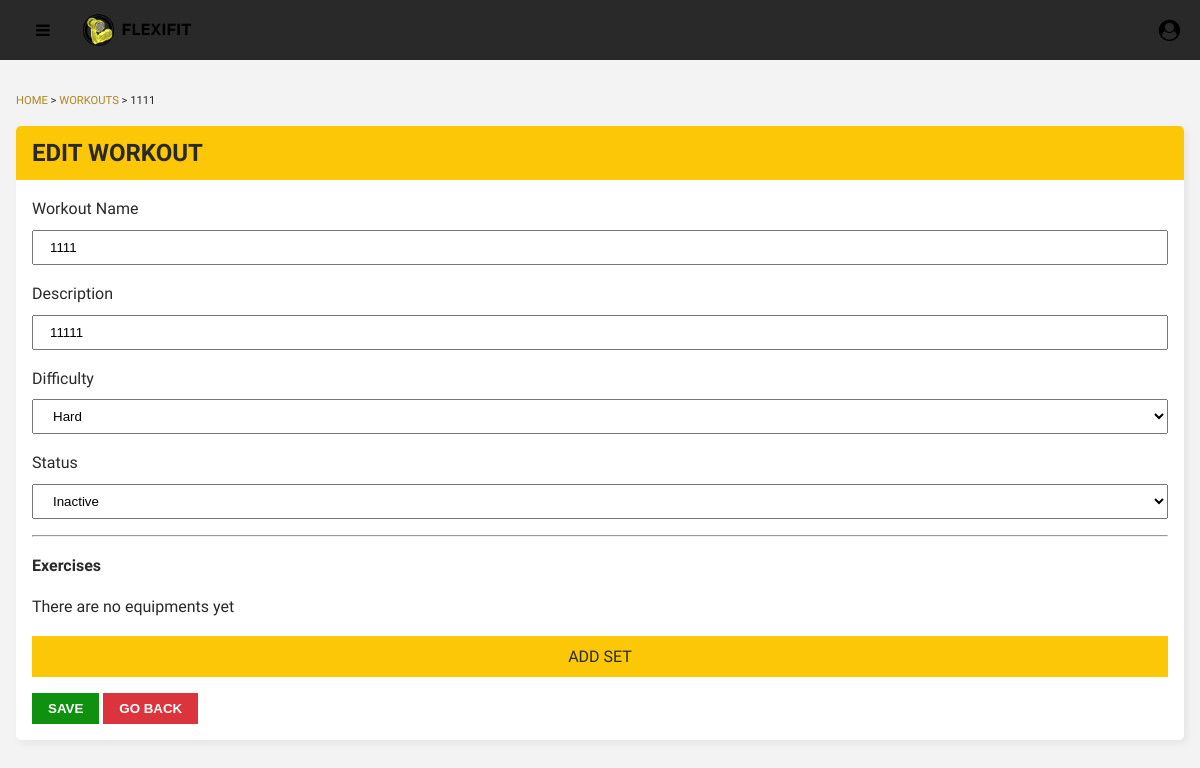
/admin/edit-workout.php?id=2 (signed in), run on an earlier commit of the app's database.
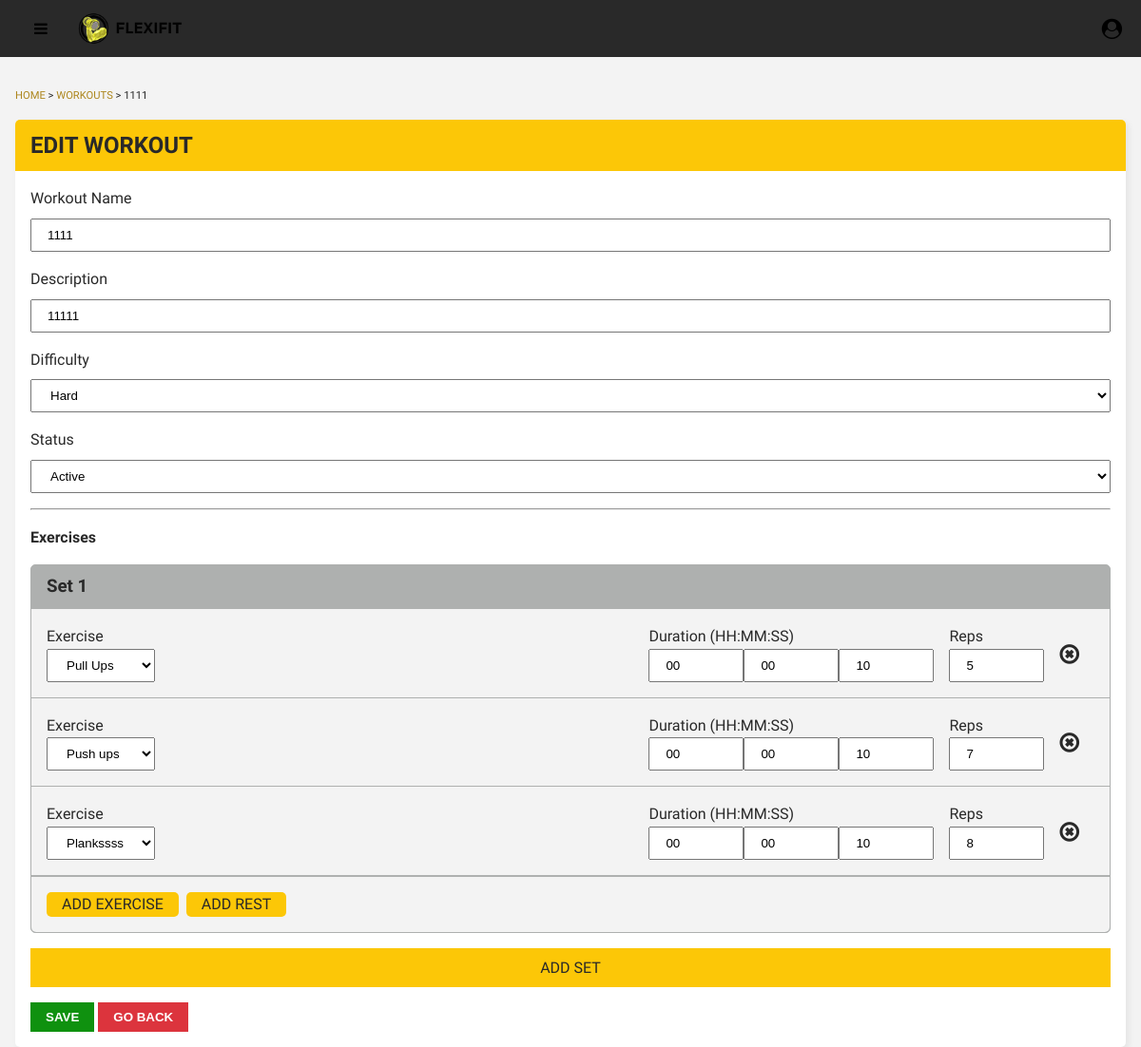
And on a later commit of the database.
### tables this page shows
CREATE TABLE `workout` (
  `ID` int(11) NOT NULL,
  `userID` int(11) NOT NULL,
  `workoutName` varchar(255) NOT NULL,
  `workoutPicUrl` varchar(500) NOT NULL,
  `workoutDescription` varchar(500) NOT NULL,
  `difficulty` varchar(255) NOT NULL DEFAULT '',
  `status` tinyint(1) NOT NULL DEFAULT 0,
  `dateCreated` datetime NOT NULL DEFAULT current_timestamp(),
  `dateUpdated` datetime DEFAULT NULL
);

CREATE TABLE `workout_exercises` (
  `ID` int(11) NOT NULL,
  `workoutID` int(11) NOT NULL,
  `exerciseID` int(11) NOT NULL,
  `exerciseOrder` int(11) DEFAULT NULL,
  `reps` int(11) DEFAULT NULL,
  `duration` time DEFAULT NULL,
  `workoutSet` int(11) NOT NULL
);

CREATE TABLE `exercise` (
  `ID` int(11) NOT NULL,
  `userID` int(11) NOT NULL,
  `exerciseName` varchar(255) NOT NULL,
  `exercisePicUrl` varchar(500) NOT NULL,
  `exerciseVidUrl` text DEFAULT NULL,
  `description` varchar(500) NOT NULL,
  `status` tinyint(1) NOT NULL DEFAULT 0,
  `dateCreated` date NOT NULL DEFAULT current_timestamp()
);

### admin/includes/edit-workout.php (called while the page is built, shortened)
<?php
class Workout
{
    private $workoutId;
    private $conn;
    public function __construct($conn, $workoutId)
    {
        $this->conn = $conn;
        $this->workoutId = $workoutId;
    }
    public function get_workout()
    {
        $stmt = $this->conn->prepare("SELECT * FROM `workout` WHERE ID = ?");
        $stmt->bind_param("i", $this->workoutId);
        $stmt->execute();
        $result = $stmt->get_result();
        if ($result->num_rows > 0) {
            return $result->fetch_assoc();
        } else {
            return [];
        }
    }
    public function get_unique_workout_sets()
    {
        $stmt = $this->conn->prepare("SELECT DISTINCT `workoutSet` FROM `workout_exercises` WHERE workoutID = ? ORDER BY `workoutSet`");
        $stmt->bind_param("i", $this->workoutId);
        $stmt->execute();
        $result = $stmt->get_result();
        $workoutSets = [];
        while ($row = $result->fetch_assoc()) {
            $workoutSets[] = $row;
        }
        return $workoutSets;
    }
    public function get_exercise_list($workoutSet)
    {
        $stmt = $this->conn->prepare("SELECT `workout_exercises`.*, `exercise`.`exerciseName` FROM `workout_exercises` INNER JOIN `exercise` ON `workout_exercises`.`exerciseID` = `exercise`.`ID` WHERE workoutID = ? AND `workoutSet` = ?");
        $stmt->bind_param("ii", $this->workoutId, $workoutSet);
        $stmt->execute();
        $result = $stmt->get_result();
        $exerciseList = [];
        while ($row = $result->fetch_assoc()) {
            $exerciseList[] = $row;
        }
        return $exerciseList;
    }
}

### admin/edit-workout.php (the view, shortened to what this page needs)
<?php
require_once "./includes/auth.php";
isset($_GET['id']) && !empty($_GET['id']) ? $workoutId = $_GET['id'] : header("location: ./workouts.php");
?>
<?php
require_once("./includes/edit-workout.php");
$workout = new Workout($conn, $workoutId);
$workoutDetails = $workout->get_workout();
$workoutSets = $workout->get_unique_workout_sets();
?>
<!DOCTYPE html>
<html lang="en">
<head>
    <?php include "./components/css.php" ?>
    <link href="./css/edit-workout.css" rel="stylesheet">
</head>
<body>
    <?php include "./components/navbar.php" ?>
    <div class="grid-container">
        <main class="main-container">
            <div class="page-title">
                <div class="quick-link">
                    <p><a href="index.php"> HOME </a> > <a href="workouts.php">WORKOUTS</a> > <?= strtoupper(htmlspecialchars($workoutDetails['workoutName'])) ?></p>
                </div>
            </div>
            <div class="main-content">
                <div class="edit-content">
                    <div class="edit-content-title">
                        <h2>EDIT WORKOUT</h2>
                    </div>
                    <form class="edit-content-form" action="./includes/add-workout-details.php" method="POST" enctype="multipart/form-data">
                        <div class="input-full">
                            <label>Workout Name</label>
                            <input name="workoutName" type="text" value="<?= htmlspecialchars($workoutDetails['workoutName']) ?>" />
                        </div>
                        <div class="input-full">
                            <label>Description</label>
                            <input name="workoutDescription" type="text" value="<?= htmlspecialchars($workoutDetails['workoutDescription']) ?>" />
                        </div>
                        <div class="input-full">
                            <label>Difficulty</label>
                            <select name="difficulty">
                                <option value="hard" <?= htmlspecialchars($workoutDetails['difficulty']) == 'hard' ? 'selected' : ''; ?>>Hard</option>
                            </select>
                        </div>
                        <div class="input-full">
                            <label>Status</label>
                            <select name="status">
                                <option value="0" <?= htmlspecialchars($workoutDetails['status']) == 0 ? 'selected' : ''; ?>>Inactive</option>
                                <option value="1" <?= htmlspecialchars($workoutDetails['status']) == 1 ? 'selected' : ''; ?>>Active</option>
                            </select>
                        </div>
                        <hr>
                        <h4>Exercises</h4>
                        <div class="workout-steps">
                            <?php echo empty($workoutSets) ? "<p id='no-steps'>There are no equipments yet</p>" : ''; ?>
                            <?php foreach ($workoutSets as $index => $set): ?>
                                <div class="sets">
                                    <div class="set-number">
                                        <h3>Set <?= $set['workoutSet'] ?></h3>
                                    </div>
                                    <div class="set-exercise-list">
                                        <?php
                                        $exerciseList = $workout->get_exercise_list($set['workoutSet']);
                                        foreach ($exerciseList as $index => $exercise):
                                            $duration = explode(":", $exercise['duration']);
                                            $hours = $duration[0];
                                            $minutes = $duration[1];
                                            $seconds = $duration[2];
                                        ?>
                                            <div class="set-content-container">
                                                <div class="set-content">
                                                    <div class="set-exercise">
                                                        <div>
                                                            <label>Exercise</label>
                                                            <select name="updatedSet[<?= $set['workoutSet'] ?>][exericse][<?= $index ?>][exerciseID]">
                                                                <option value="<?= $exercise['exerciseID'] ?>" selected><?= $exercise['exerciseName'] ?></option>
                                                            </select>
                                                        </div>
                                                        <div class="set-exercise-inputs-container">
                                                            <div class="set-exercise-input">
                                                                <label>Duration (HH:MM:SS)</label>
                                                                <div class="duration">
                                                                    <input type="number" min="0" max="23" value="<?= $hours ?>" name="updatedSet[<?= $set['workoutSet'] ?>][exericse][<?= $index ?>][hours]">
                                                                    <input type="number" min="0" max="59" value="<?= $minutes ?>" name="updatedSet[<?= $set['workoutSet'] ?>][exericse][<?= $index ?>][minutes]">
                                                                    <input type="number" min="0" max="59" value="<?= $seconds ?>" name="updatedSet[<?= $set['workoutSet'] ?>][exericse][<?= $index ?>][seconds]">
                                                                </div>
                                                            </div>
                                                            <div class="set-exercise-input">
                                                                <label>Reps</label>
                                                                <input type="number" value="<?= $exercise['reps'] ?>" name="updatedSet[<?= $set['workoutSet'] ?>][exericse][<?= $index ?>][reps]">
                                                            </div>
                                                        </div>
                                                    </div>
                                                </div>
                                                <i class="fa-times-circle-o fa removeExercise" aria-hidden="true"></i>
                                            </div>
                                        <?php endforeach; ?>
                                    </div>
                                    <div class="set-buttons">
                                        <p class="add-exercise">ADD EXERCISE</p>
                                        <p class="add-rest">ADD REST</p>
                                    </div>
                                </div>
                            <?php endforeach; ?>
                        </div>
                        <div class="workout-step-add">
                            <p>ADD SET</p>
                        </div>
                        <div class="edit-form-buttons">
                            <button type="submit" class="save">SAVE</button>
                            <a href="./workouts.php"><button type="button" class="back">GO BACK</button></a>
                        </div>
                    </form>
                </div>
            </div>
        </main>
    </div>
</body>
</html>

### admin/components/css.php (shortened to what this page needs)
<link rel="stylesheet" href="./css/navbar.css">
<link rel="stylesheet" href="./css/reset.css">
<link rel="stylesheet" href="./css/sidebar.css">
<link rel="stylesheet" href="./css/content-container.css">
<link rel="stylesheet" href="./css/tables-design.css">
<link rel="stylesheet" href="https://cdnjs.cloudflare.com/ajax/libs/font-awesome/4.7.0/css/font-awesome.min.css" />

### admin/components/navbar.php (shortened to what this page needs)
<header class="header">
    <div class="logo">
        <i class="fa fa-bars navbar-hamburger" aria-hidden="true"></i>
        <div class="logo">
            <img src="assets/flexifitlogo.png" alt="FlexiFit Logo" />
        </div>
    </div>
    <div class="user-profile">
        <i class="fa fa-user-circle filterOpen fa-lg" aria-hidden="true" data-target="user-dropdown"></i>
    </div>
</header>

### admin/css/navbar.css (style rules this page uses)
.header { position: sticky; top: 0; padding: 10px 20px !important; height: 60px; background-color: var(--black); display: flex; align-items: center; justify-content: space-between; z-index: 99; }
.navbar-hamburger { cursor: pointer; padding: 1rem; display: none !important; }
.logo { display: flex; gap: 5px; align-items: center; }
.logo img { height: 40px; margin-right: 5px; }
.user-profile { position: relative; }
.filterOpen { cursor: pointer; }
@media only screen and (max-width: 1200px) { .navbar-hamburger { display: block !important; } }

### admin/css/content-container.css (style rules this page uses)
.grid-container { display: flex; height: calc(100vh - 60px); overflow: auto; background-color: var(--light-grey); }
.main-container { margin: auto; padding: 1rem; display: flex; flex-direction: column; max-width: 80rem; color: var(--black); margin-top: 1rem; margin-bottom: 1rem; width: 100%; }
.page-title { font-size: 1.5rem; margin-bottom: 1rem; max-width: 100%; }
.quick-link { font-size: 0.7rem; }
.quick-link a { text-decoration: none; color: var(--dark-yellow); }

### admin/css/edit-workout.css (style rules this page uses)
.edit-content { background-color: white; border-radius: 5px; box-shadow: var(--light-shadow); }
.edit-content-title { background-color: var(--yellow); padding: 0.5rem 1rem; border-top-right-radius: 5px; border-top-left-radius: 5px; }
.edit-content-form { padding: 1rem; display: flex; flex-direction: column; gap: 1rem; }
.edit-form-buttons button { padding: 0.5rem 1rem; cursor: pointer; color: white; font-weight: var(--bold); }
.edit-form-buttons .save { background-color: var(--green); }
.edit-form-buttons .back { background-color: var(--red); }
.workout-steps { display: flex; flex-direction: column; gap: 1rem; }
.workout-step-add { padding: 0.5rem; display: flex; justify-content: center; align-items: center; width: 100%; background-color: var(--yellow); }
.input-full { width: 100%; display: flex; gap: 0.5rem; flex-direction: column; }
form input, select { padding: 0.5rem 1rem; }
.sets { border-radius: 5px; border: 1px solid var(--dark-grey); background-color: var(--dark-grey); }
.set-number { padding: 0.5rem 1rem; }
.set-exercise-list { display: flex; flex-direction: column; }
.set-content-container { padding: 1rem; background-color: var(--light-grey); display: flex; justify-content: space-between; border-bottom: 1px solid var(--dark-grey); align-items: center; }
.set-content { width: 100%; }
.removeExercise { padding: 1rem; font-size: 1.5rem; }
.set-exercise { display: flex; justify-content: space-between; flex-wrap: wrap; gap: 1rem; }
.set-exercise > div:first-child { display: flex; flex-direction: column; }
.set-exercise select { height: fit-content; }
.set-exercise-inputs-container { display: flex; gap: 1rem; }
.set-exercise-input { display: flex; flex-direction: column; }
.set-exercise-input > .duration { display: flex; flex-wrap: wrap; }
.set-exercise-input input { width: 100px; max-width: 100%; }
.set-buttons { border-end-start-radius: 5px; border-end-end-radius: 5px; display: flex; gap: 0.5rem; border-top: 1px solid var(--dark-grey); padding: 1rem; background-color: var(--light-grey); }
.set-buttons p { padding: 0 1rem; background-color: var(--yellow); border-radius: 5px; }

What changed in the data, as far as the page shows it:
changed workout "Hard": status "Inactive" → "Active"
added workout_exercises: exerciseID.exerciseName "Pull Ups", duration "00", duration "10", reps "5"
added workout_exercises: exerciseID.exerciseName "Push ups", duration "00", duration "10", reps "7"
added workout_exercises: exerciseID.exerciseName "Plankssss", duration "00", duration "10", reps "8"
Also different on the page:
new list line: "Set 1 ADD EXERCISE ADD REST"
text no longer shown: "There are no equipments yet"
